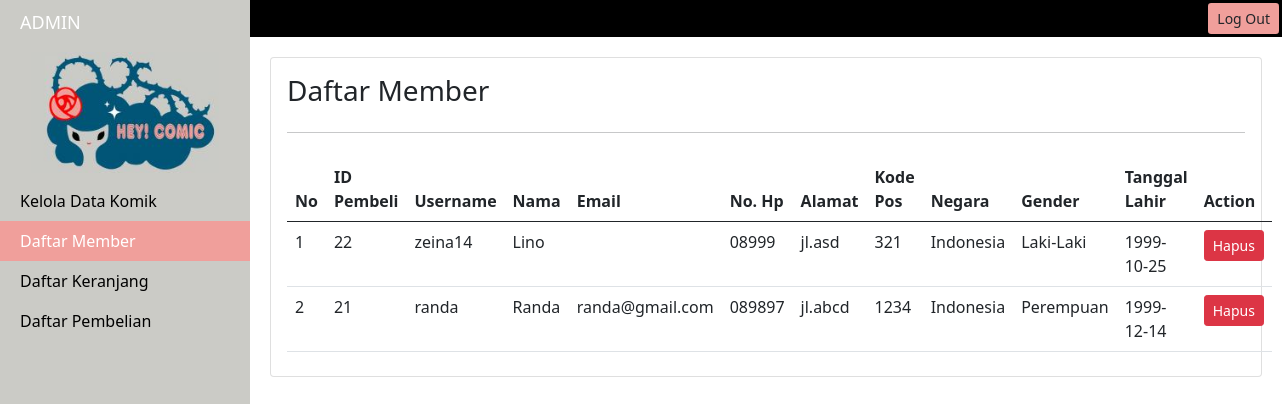
The app's page /daftarmember.php (signed in) with its own data.
### tables this page shows
CREATE TABLE `pembeli` (
  `idpembeli` int(11) NOT NULL,
  `username` varchar(50) NOT NULL,
  `password` varchar(50) NOT NULL,
  `email` varchar(50) NOT NULL,
  `nama` varchar(50) NOT NULL,
  `nohp` varchar(50) NOT NULL,
  `alamat` varchar(100) NOT NULL,
  `kodepos` varchar(50) NOT NULL,
  `negara` varchar(50) NOT NULL,
  `gender` varchar(50) NOT NULL,
  `ttl` date NOT NULL
);

### config.php (called while the page is built, shortened)
<?php
$conn = mysqli_connect('localhost','root','','komik') or die('connection failed');
function query($sql)
{
    global $conn;
    $result=mysqli_query($conn,$sql);
    $rows = [];
    while ($row = mysqli_fetch_assoc($result) ){
        $rows[] = $row;
    }
    return $rows;
}
?>

### daftarmember.php (the view, shortened to what this page needs)
<?php
@include 'config.php';
$member = array_reverse (query("SELECT * FROM pembeli"));
?>
<!doctype html>
<html lang="en">
<head>
    <link href="https://cdn.jsdelivr.net/npm/bootstrap@5.0.2/dist/css/bootstrap.min.css" rel="stylesheet">
    <link rel="stylesheet" href="css/style3.css">
</head>
<body>
    <div id="wrapper">
        <div id="sidebar-wrapper">
            <ul class="sidebar-nav">
                <li class="sidebar-brand">
                    <a href="admin.php">
                        ADMIN
                    </a>
                </li>
                <li class="d-flex justify-content-center">
                    <img class="w-75 h-75 py-2" src="images/logo.png" alt="">
                </li>
                <li>
                    <a href="kelola_komik.php">Kelola Data Komik</a>
                </li>
                <li class="active">
                    <a href="daftarmember.php">Daftar Member</a>
                </li>
                <li>
                    <a href="daftarcart.php">Daftar Keranjang</a>
                </li>
                <li>
                    <a href="daftarorder.php">Daftar Pembelian</a>
                </li>
            </ul>
        </div>
        <div id="header" class="sticky-top">
            <div class="d-flex justify-content-end">
                <a href="logoutadmin.php" class="btn btn-sm" style=" background: #f09f9b">Log Out</a>
            </div>
        </div>
         <div id="page-content-wrapper">
            <div class="container-fluid">
                <div class="row">
                    <div class="card col-lg-12 p-3">
                        <h3>Daftar Member</h3>
                        <hr>
                        <table class="table my-2">
                            <thead>
                                <tr>
                                    <th>No</th>
                                    <th>ID Pembeli</th>
                                    <th>Username</th>
                                    <th>Nama</th>
                                    <th>Email</th>
                                    <th>No. Hp</th>
                                    <th>Alamat</th>
                                    <th>Kode Pos</th>
                                    <th>Negara</th>
                                    <th>Gender</th>
                                    <th>Tanggal Lahir</th>
                                    <th>Action</th>
                                </tr>
                            </thead>
                            <tbody>
                                <?php $i = 1; ?>
                                <?php foreach ($member as $row) : ?>
                                    <tr>
                                        <td><?php echo $i; ?></td>
                                        <td><?php echo $row["idpembeli"]; ?></td>
                                        <td><?php echo $row["username"]; ?></td>
                                        <td><?php echo $row["nama"]; ?></td>
                                        <td><?php echo $row["email"]; ?></td>
                                        <td><?php echo $row["nohp"]; ?></td>
                                        <td><?php echo $row["alamat"]; ?></td>
                                        <td><?php echo $row["kodepos"]; ?></td>
                                        <td><?php echo $row["negara"]; ?></td>
                                        <td><?php echo $row["gender"]; ?></td>
                                        <td><?php echo $row["ttl"]; ?></td>
                                        <td>
                                             <a href="hapusmember.php?id=<?php echo $row["idpembeli"]; ?> " onclick="return confirm('Yakin Ingin Menghapus Data?');" class="btn btn-danger btn-sm">Hapus</a>
                                        </td>
                                    </tr>
                                    <?php $i++; ?>
                                <?php endforeach; ?>
                            </tbody>
                        </table>
                    </div>
                </div>
            </div>
        </div>
    </div>
</body>
</html>

### css/style3.css (style rules this page uses)
body { overflow-x: hidden; }
#wrapper { padding-left: 0; }
#sidebar-wrapper { z-index: 1000; position: fixed; left: 250px; width: 0; height: 100%; margin-left: -250px; overflow-y: auto; background: #cbcbc6; }
#page-content-wrapper { width: 100%; position: absolute; padding: 15px; }
.sidebar-nav { position: absolute; top: 0; width: 250px; margin: 0; padding: 0; list-style: none; }
.sidebar-nav li { text-indent: 20px; line-height: 40px; }
.sidebar-nav li a { display: block; text-decoration: none; color: #000000; }
.sidebar-nav > .sidebar-brand { height: 44px; font-size: 18px; line-height: 45px; }
.sidebar-nav > .sidebar-brand a { color: #000000; }
@media (min-width:768px) { #wrapper { padding-left: 250px; } }
@media (min-width:768px) { #sidebar-wrapper { width: 250px; } }
@media (min-width:768px) { #page-content-wrapper { padding: 20px; position: relative; } }
#header { background-color: #000; padding: 3px; }
li.active > a { background-color: #f09f9b; color: #fff; }

### records on screen
pembeli: idpembeli "22", username "zeina14", nama "Lino", nohp "08999", alamat "jl.asd", kodepos "321", negara "Indonesia", gender "Laki-Laki", ttl "1999-10-25"
pembeli: idpembeli "21", username "randa", nama "Randa", email "randa@gmail.com", nohp "089897", alamat "jl.abcd", kodepos "1234", negara "Indonesia", gender "Perempuan", ttl "1999-12-14"
